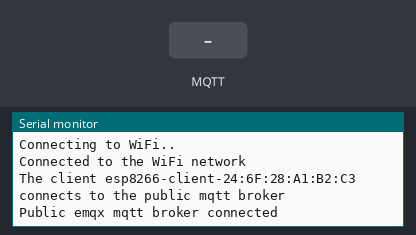
This sketch was run on a simulated ESP8266 (NodeMCU). Parts: the last lines printed to the serial monitor. The test bench sets the inputs (shaded band). WiFi joins after 1.5 s; servers stay silent unless stated; no MQTT or app messages arrive unless stated.

Above: at 2.7 s.
2.8 s: MQTT message "1" arrives on the first subscribed topic
At 3.9 s:
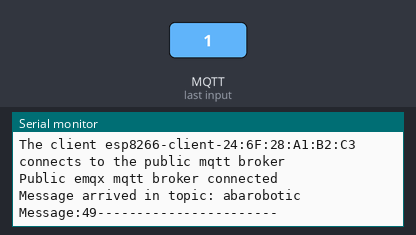
4.3 s: MQTT message "0" arrives on the first subscribed topic
At 5.0 s:
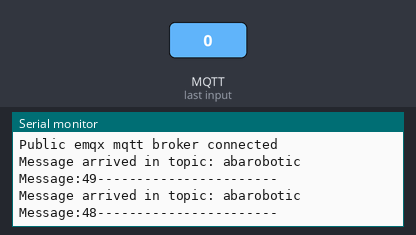

The sketch:

MQTT_Receiver.ino
```cpp
#include <ESP8266WiFi.h>
#include <PubSubClient.h>

// WiFi
const char *ssid = "infinergy";
const char *password = "okeokeoke";

// MQTT Broker
const char *mqtt_broker = "broker.emqx.io";
const char *topic = "abarobotic";
const char *mqtt_username = "emqx";
const char *mqtt_password = "public";
const int mqtt_port = 1883;

WiFiClient espClient;
PubSubClient client(espClient);

uint8_t msg[6];

void setup() {
  Serial.begin(115200);

  WiFi.begin(ssid, password);
  while (WiFi.status() != WL_CONNECTED) {
      delay(500);
      Serial.println("Connecting to WiFi..");
  }
  Serial.println("Connected to the WiFi network");

  client.setServer(mqtt_broker, mqtt_port);
  client.setCallback(callback);
  while (!client.connected()) {
      String client_id = "esp8266-client-";
      client_id += String(WiFi.macAddress());
      Serial.printf("The client %s connects to the public mqtt broker\n", client_id.c_str());
      if (client.connect(client_id.c_str(), mqtt_username, mqtt_password)) {
          Serial.println("Public emqx mqtt broker connected");
      } else {
          Serial.print("failed with state ");
          Serial.print(client.state());
          delay(2000);
      }
  }

  client.publish(topic, "ready");
  client.subscribe(topic);

}

void callback(char *topic, byte *payload, unsigned int length) {
  memcpy(&msg, &payload, length);
  Serial.print("Message arrived in topic: ");
  Serial.println(topic);
  Serial.print("Message:");
  for(int i = 0; i< length; i++) Serial.print((uint8_t)payload[i]);
  Serial.println("-----------------------");
}
void loop() {
  client.loop();
//  client.publish("abarobotic/data","ready");
}
```

Measured:
- after the input at 2.8 s, the serial monitor: prints a new line at once (image 1)
- after the input at 4.3 s, the serial monitor: prints a new line at once (image 2)
